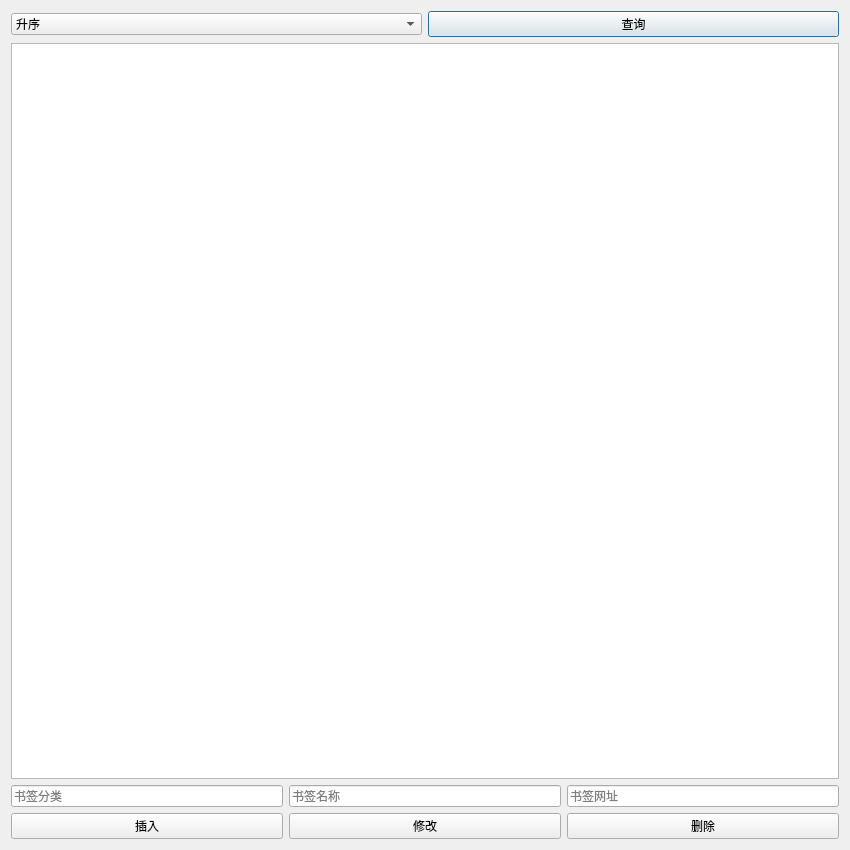
<?xml version="1.0" encoding="UTF-8"?>
<ui version="4.0">
 <class>View</class>
 <widget class="QDialog" name="View">
  <property name="geometry">
   <rect>
    <x>0</x>
    <y>0</y>
    <width>850</width>
    <height>850</height>
   </rect>
  </property>
  <property name="windowTitle">
   <string>View</string>
  </property>
  <layout class="QVBoxLayout" name="verticalLayout">
   <item>
    <layout class="QHBoxLayout" name="horizontalLayout">
     <item>
      <widget class="QComboBox" name="conditionComboBox">
       <item>
        <property name="text">
         <string>升序</string>
        </property>
       </item>
       <item>
        <property name="text">
         <string>降序</string>
        </property>
       </item>
       <item>
        <property name="text">
         <string/>
        </property>
       </item>
      </widget>
     </item>
     <item>
      <widget class="QPushButton" name="sortPushButton">
       <property name="acceptDrops">
        <bool>false</bool>
       </property>
       <property name="text">
        <string>查询</string>
       </property>
      </widget>
     </item>
    </layout>
   </item>
   <item>
    <widget class="QTableView" name="tableView">
     <attribute name="horizontalHeaderVisible">
      <bool>true</bool>
     </attribute>
     <attribute name="verticalHeaderVisible">
      <bool>false</bool>
     </attribute>
    </widget>
   </item>
   <item>
    <layout class="QHBoxLayout" name="horizontalLayout_2">
     <item>
      <widget class="QLineEdit" name="classLineEdit">
       <property name="text">
        <string/>
       </property>
       <property name="placeholderText">
        <string>书签分类</string>
       </property>
      </widget>
     </item>
     <item>
      <widget class="QLineEdit" name="nameLineEdit">
       <property name="placeholderText">
        <string>书签名称</string>
       </property>
      </widget>
     </item>
     <item>
      <widget class="QLineEdit" name="websiteLineEdit">
       <property name="placeholderText">
        <string>书签网址</string>
       </property>
      </widget>
     </item>
    </layout>
   </item>
   <item>
    <layout class="QHBoxLayout" name="horizontalLayout_3">
     <item>
      <widget class="QPushButton" name="insertPushButton">
       <property name="text">
        <string>插入</string>
       </property>
      </widget>
     </item>
     <item>
      <widget class="QPushButton" name="updatePushButton">
       <property name="text">
        <string>修改</string>
       </property>
      </widget>
     </item>
     <item>
      <widget class="QPushButton" name="deletePushButton">
       <property name="text">
        <string>删除</string>
       </property>
      </widget>
     </item>
    </layout>
   </item>
  </layout>
 </widget>
 <resources/>
 <connections/>
</ui>
